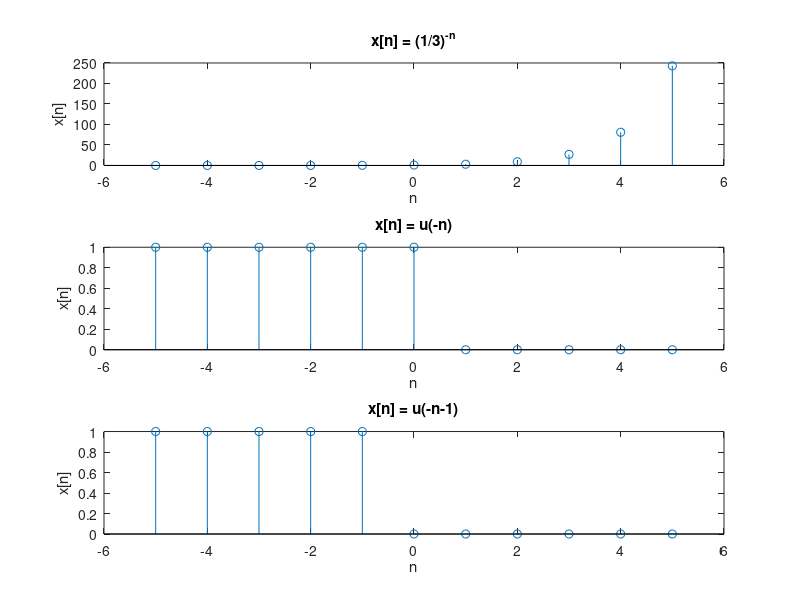
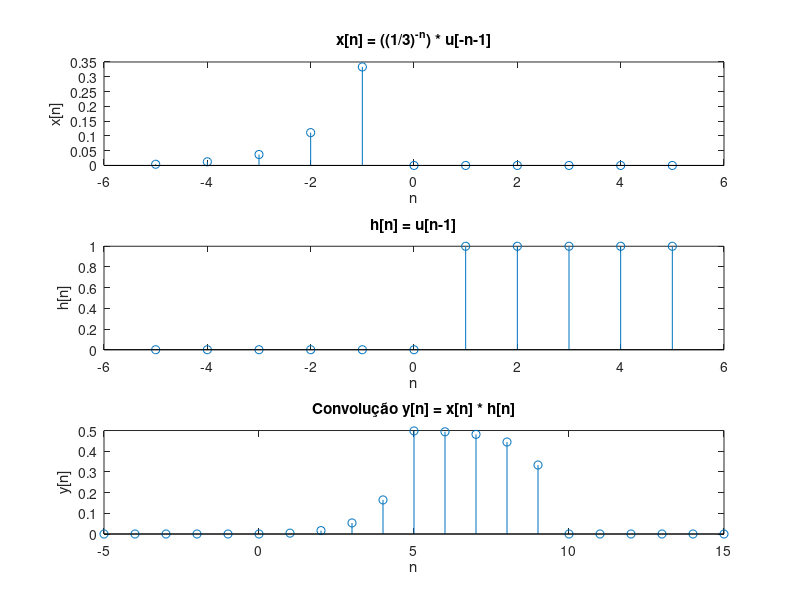

MATLAB code for these plots, in order:
% Definir a função degrau unitário
u = @(n) double(n >= 0);

% Definir os sinais
n = -5:5; % Intervalo para n

% x[n] = ((1/3)^-n) * u[-n-1]
x = ((1/3).^-n) .* u(-n-1);

% h[n] = u[n-1]
h = u(n-1);

% Plotar as funções presentes
figure;

x_1 = ((1/3).^-n);
subplot(3, 1, 1);
stem(-5:5, x_1);
title('x[n] = (1/3)^{-n}');
xlabel('n');
ylabel('x[n]');

x_2 = (u(-n));
subplot(3, 1, 2);
stem(-5:5, x_2);
title('x[n] = u(-n)');
xlabel('n');
ylabel('x[n]');

x_3 = (u(-n -1));
subplot(3, 1, 3);
stem(-5:5, x_3);
title('x[n] = u(-n-1)');
xlabel('n');
ylabel('x[n]');





% Inicializar o resultado da convolução
len_x = length(x);
len_h = length(h);
len_conv = len_x + len_h - 1;
y_conv = zeros(1, len_conv);

% Calcular a convolução manualmente
for n = 1:len_conv
    for k = 1:len_x
        if (n - k + 1 > 0) && (n - k + 1 <= len_h)
            y_conv(n) = y_conv(n) + x(k) * h(n - k + 1);
        end
    end
end

% Definir o novo intervalo para a sequência convoluída
n_conv = (-5) + (0:len_conv-1);

% Plotar os sinais e o resultado da convolução
figure;
subplot(3, 1, 1);
stem(-5:5, x);
title('x[n] = ((1/3)^{-n}) * u[-n-1]');
xlabel('n');
ylabel('x[n]');

subplot(3, 1, 2);
stem(-5:5, h);
title('h[n] = u[n-1]');
xlabel('n');
ylabel('h[n]');

subplot(3, 1, 3);
stem(n_conv, y_conv);
title('Convolução y[n] = x[n] * h[n]');
xlabel('n');
ylabel('y[n]');

